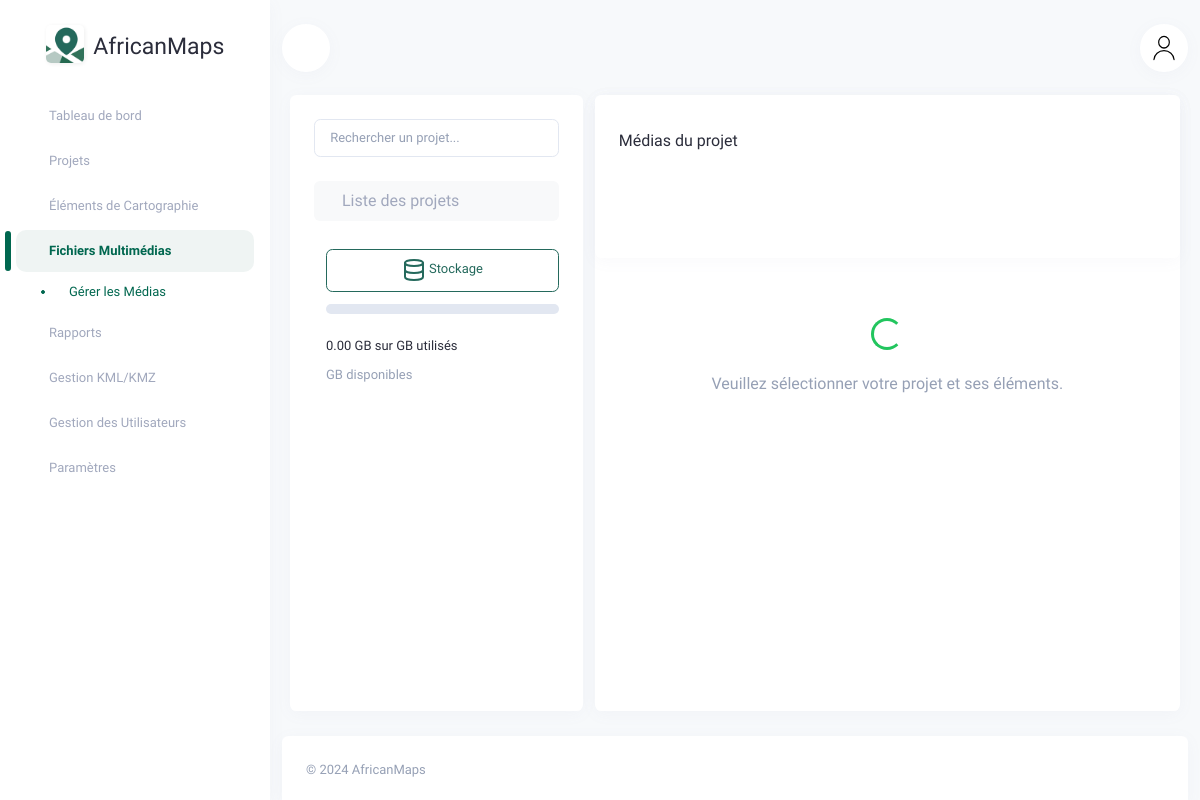
Page /manage-media/ on the earlier database version.
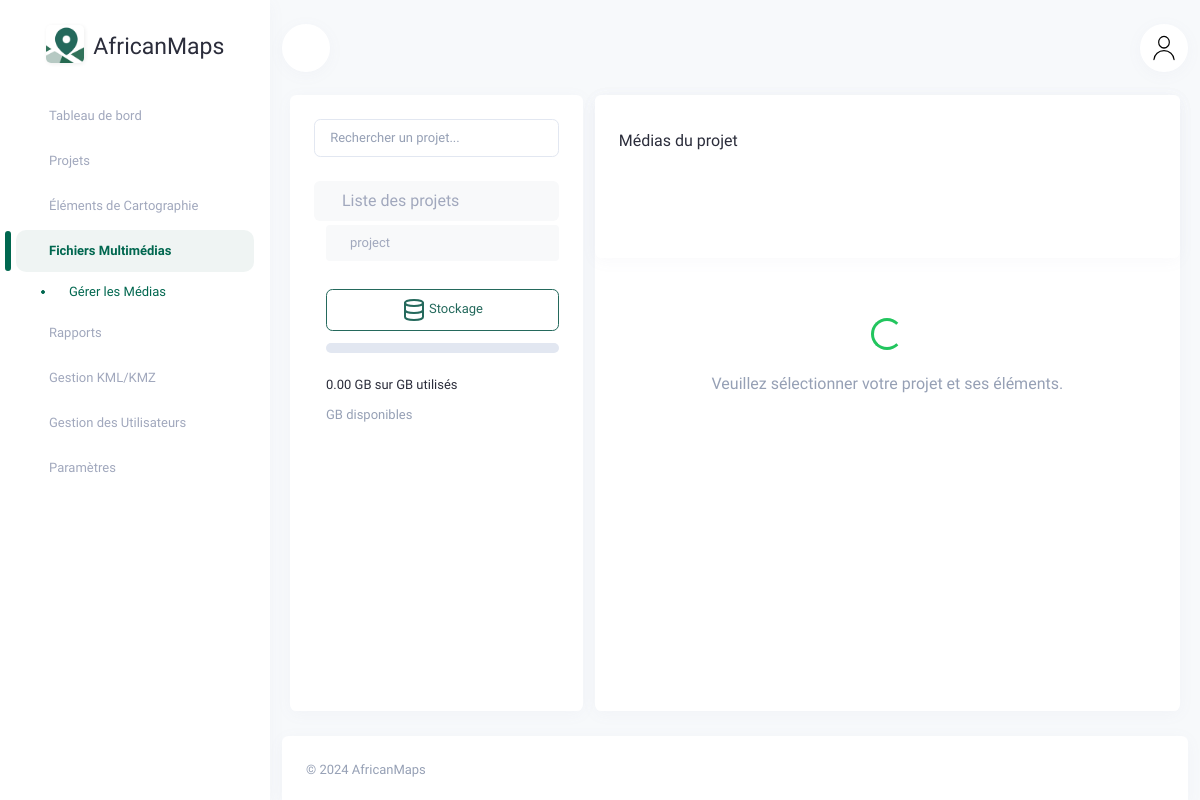
Same page on the later database version.
### dashboard_app/models.py (models this page shows, shortened)
class Location(models.Model):
    geojson = models.TextField()
    description = models.TextField()
    name = models.CharField(max_length=100)
    created_at = models.DateTimeField(auto_now_add=True)
    archived = models.BooleanField(default=False)

### dashboard_app/views.py (the view)
# urls.py: path('manage-media/', views.manage_media, name='manage-media'),
def manage_media(request):
    locations = Location.objects.all().order_by('-created_at')
    items = MediaModel.objects.select_related('item').all()
    media_data = {}  # Dictionnaire pour stocker les informations sur les fichiers médias par élément
    total_media_size = 0  # Variable pour stocker la taille totale de tous les fichiers médias
    for item in items:
        file_url = item.file_url  # Utiliser l'URL du fichier pour obtenir les informations
        file_size = 0  # Par défaut, on initialise la taille du fichier à 0
        try:
            response = requests.head(file_url)
            file_size = int(response.headers.get('Content-Length', 0))  # Taille du fichier en octets
            total_media_size += file_size  # Ajouter la taille à la somme totale
        except Exception as e:
            print(f"Erreur lors de la récupération des métadonnées du fichier : {file_url}, Erreur : {e}")
        media_type = 'image' if file_url.lower().endswith(('.png', '.jpg', '.jpeg', '.gif', '.webp', '.bmp')) else \
                     'video' if file_url.lower().endswith(('.mp4', '.avi', '.mov')) else 'document'
        media_data.setdefault(item.item.id, []).append({
            'id': item.id,
            'name': os.path.basename(file_url),  # Extraire le nom du fichier depuis l'URL
            'file_type': media_type,
            'size': file_size,
            'thumbnail_url': file_url  # Utiliser l'URL comme aperçu
        })
    disk_usage = psutil.disk_usage('/')
    total_disk_size_gb = disk_usage.total / (1024 ** 3)  # Taille totale du disque en Go
    available_disk_size_gb = disk_usage.free / (1024 ** 3)  # Espace libre du disque en Go
    total_media_size_gb = total_media_size / (1024 ** 3)  # Taille totale des médias en Go
    used_percentage = (total_media_size / disk_usage.total) * 100 if disk_usage.total > 0 else 0
    context = {
        'locations': locations,  # Toutes les localisations
        'media_data': media_data,  # Dictionnaire contenant les informations sur les fichiers médias
        'total_media_size_gb': total_media_size_gb,  # Taille totale des fichiers médias en Go
        'total_disk_size_gb': total_disk_size_gb,  # Taille totale du disque en Go
        'available_disk_size_gb': available_disk_size_gb,  # Espace disque disponible en Go
        'used_percentage': used_percentage,  # Pourcentage d'espace utilisé par les fichiers médias
        'selected_item_id': request.GET.get('item_id')  # ID de l'élément sélectionné (facultatif)
    }
    return render(request, 'dashboard_app/web/manage_media.html', context)

### dashboard_app/context_processors.py (called while the page is built)
def user_context(request):
    user = request.user
    return {
        'username': user.username if user.is_authenticated else 'Invité',
        'role': 'Administrateur' if user.is_staff else 'Utilisateur',
    }

### dashboard_app/templates/dashboard_app/web/manage_media.html (shortened to what the changed rows need)
{% extends 'dashboard_app/web/base.html' %}
{% load static %}
{% block content %}
<div class="d-xl-flex" style="min-height: 80vh;">
    <div class="card filemanager-sidebar me-md-2 mb-50 w-50 d-flex flex-column">
        <div class="card-body">
            <div class="d-flex flex-column h-100">
                <div class="mb-4">
                    <ul class="navbar-nav mb-auto w-100" id="projectList">
                        <li class="nav-item">
                            <div class="custom-accordion">
                                <div class="collapse show" id="projects-collapse">
                                    <div class="card border-0 shadow-none ps-2 mb-0">
                                        <ul class="navbar-nav mb-auto w-100 mb-0">
                                            {% for location in locations %}
                                                <li class="nav-item project-item">
                                                    <a class="nav-link project-link d-flex align-items-center"
                                                    data-bs-toggle="collapse"
                                                    href="#location-{{ location.id }}-collapse"
                                                    role="button"
                                                    aria-expanded="false"
                                                    aria-controls="location-{{ location.id }}-collapse"
                                                    style="font-size: 13px; color: #a1a8bd; padding: 8px 12px; border-radius: 4px; transition: background-color 0.3s; overflow: hidden; text-overflow: ellipsis; white-space: nowrap;">
                                                        <span style="overflow: hidden; text-overflow: ellipsis; white-space: nowrap; display: inline-block; max-width: 80%;">{{ location.name }}</span>
                                                    </a>
                                                </li>
                                            {% endfor %}
                                        </ul>
                                    </div>
                                </div>
                            </div>
                        </li>
                    </ul>
                </div>
            </div>
        </div>
    </div>
</div>
{% endblock content %}

Differences in the rows shown:
added Location: name "project"
